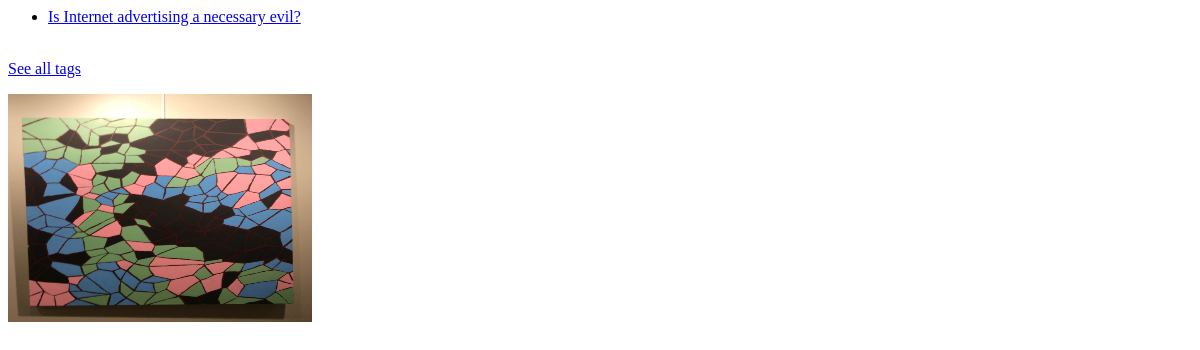
/polls/, run on an earlier commit of the app's database.
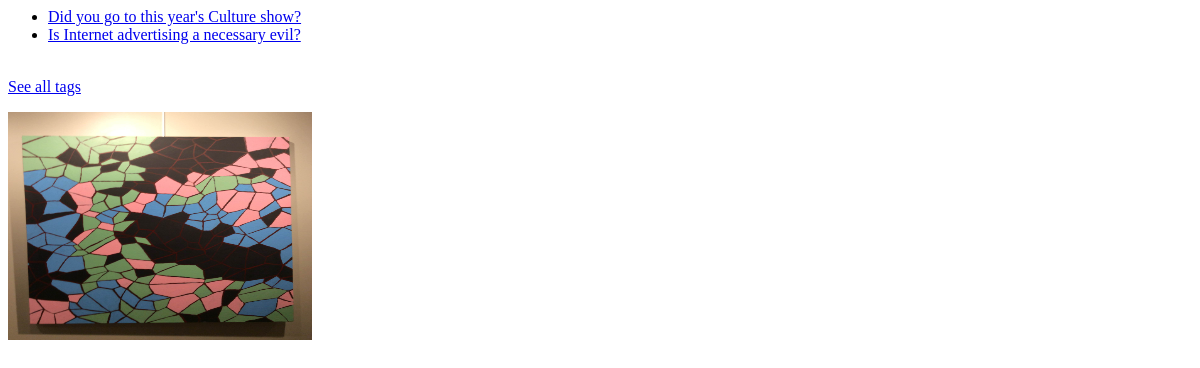
And on a later commit of the database.
### polls/models.py (models this page shows, shortened)
class Question(models.Model):
    question_text = models.CharField(max_length=200)
    pub_date = models.DateTimeField('date published')

### polls/views.py (the view)
class IndexView(generic.ListView):
    template_name = 'polls/index.html'
    context_object_name = 'latest_question_list'
    def get_queryset(self):
        request = self.request
        ip = get_ip_address(request)
        try:
            v = Visitor.objects.get(ip=ip)
        except Visitor.DoesNotExist:
            v = Visitor(ip=ip, visits=0)
        v.visits += 1
        v.save()
        return Question.objects.order_by('-pub_date')[:5]

### polls/views.py (called while the page is built)
def get_ip_address(request):
    x_forwarded_for = request.META.get('HTTP_X_FORWARDED_FOR')
    if x_forwarded_for:
        ip = x_forwarded_for.split(',')[0]
    else:
        ip = request.META.get('REMOTE_ADDR')
    return ip

### polls/templates/polls/index.html (shortened to what this page needs)
{% load staticfiles %}
{% load ad_tags %}
{% if latest_question_list %}
<ul xmlns="http://www.w3.org/1999/html">
    {% for question in latest_question_list %}
        <li><a href="{% url 'polls:detail' question.id %}">{{ question.question_text }}</a></li>
    {% endfor %}
    </ul>
{% else %}
    <p>No polls are available.</p>
{% endif %}
<p><a href="{% url 'polls:all_tags' %}">See all tags</a></p>
{% content_targeted_ad %}

What changed in the data, as far as the page shows it:
added Question: question_text "Did you go to this year's Culture show?"
